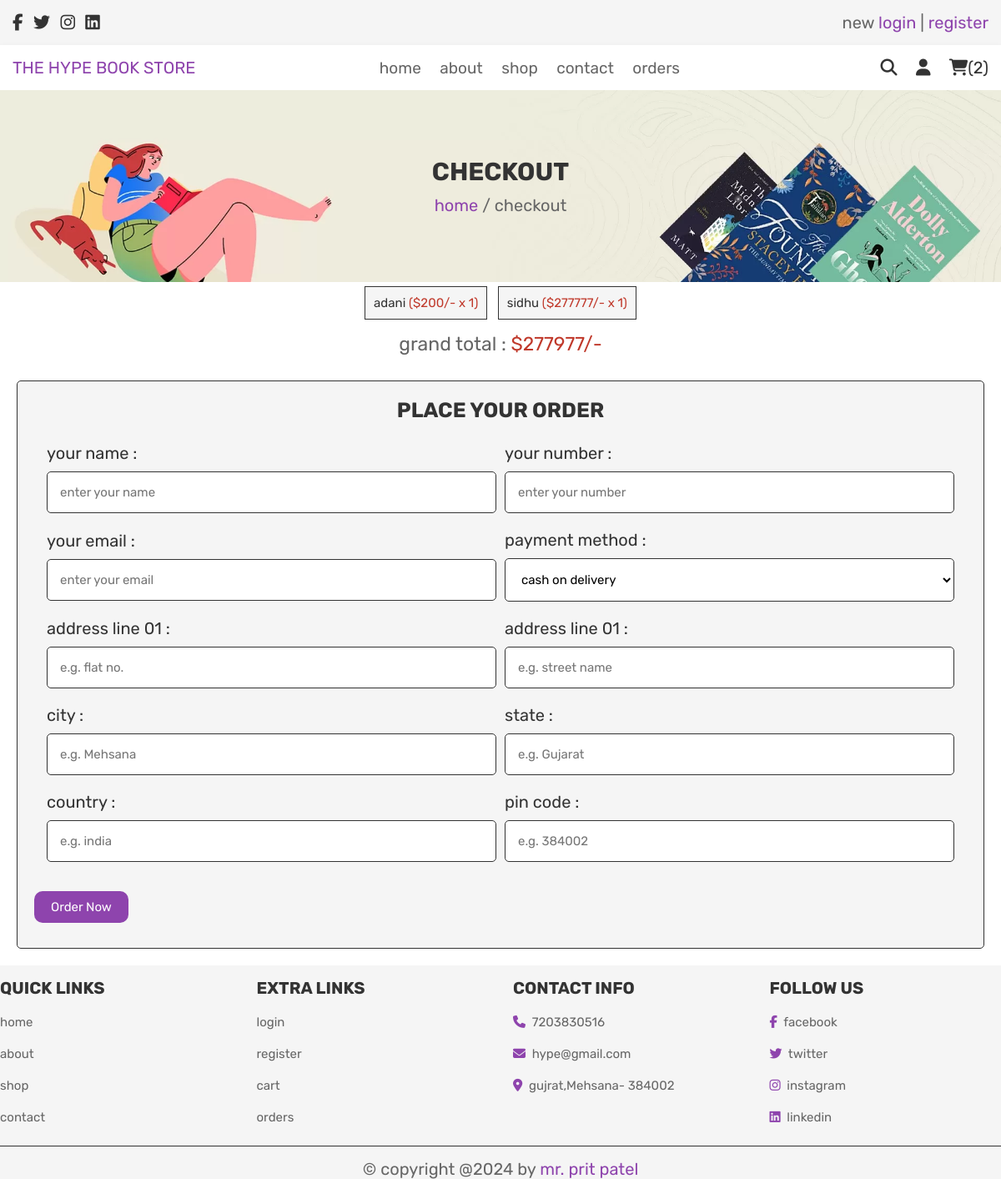
Before: /checkout.php (signed in) with the older database file.
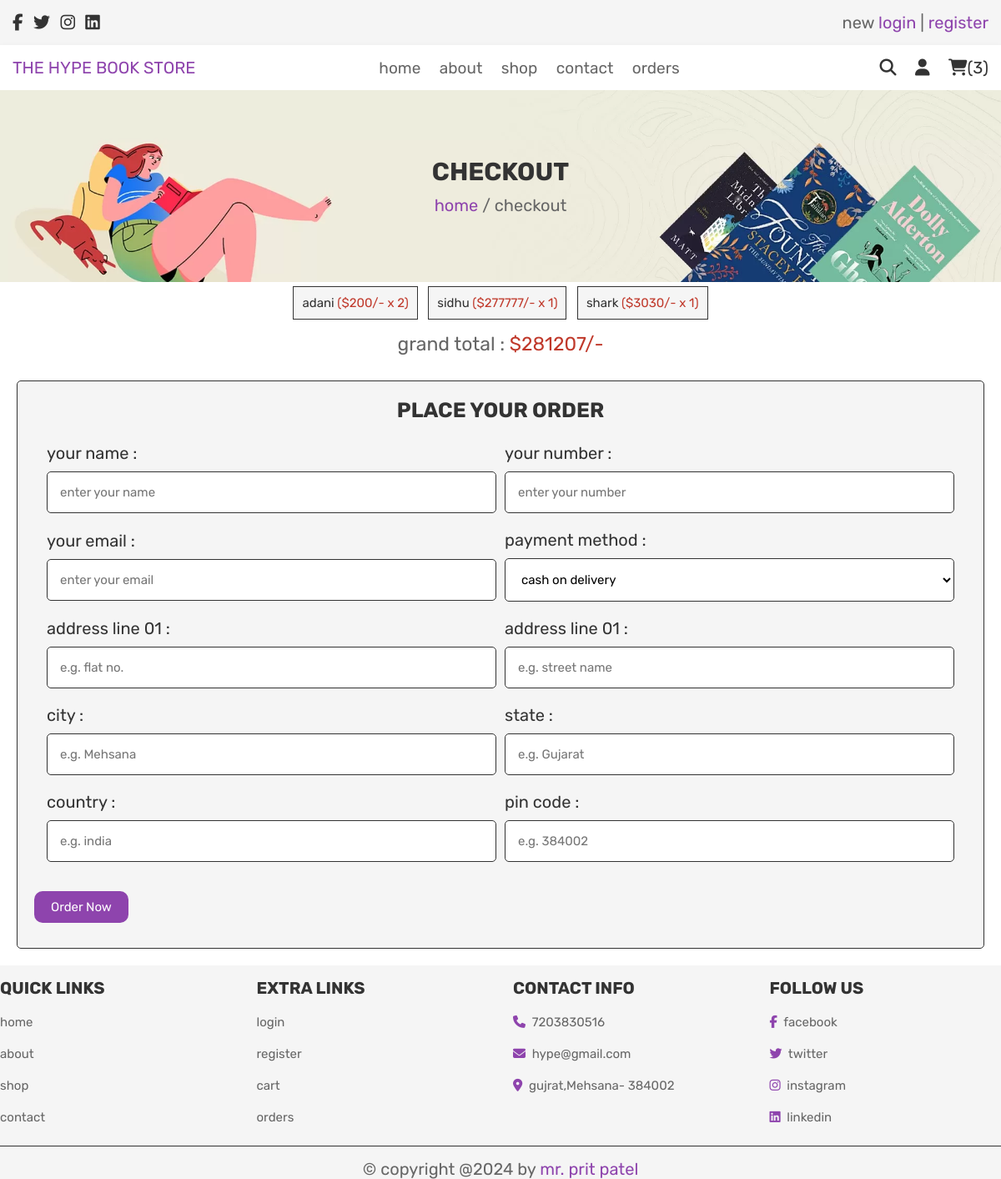
After: the same page with the newer database file.
### tables this page shows
CREATE TABLE IF NOT EXISTS `cart` (
  `id` int NOT NULL AUTO_INCREMENT,
  `user_id` int NOT NULL,
  `name` varchar(100) NOT NULL,
  `auther_name` varchar(100) NOT NULL,
  `price` int NOT NULL,
  `quantity` int NOT NULL,
  `image` varchar(100) NOT NULL,
  PRIMARY KEY (`id`)
);

### checkout.php (the view, shortened to what the changed rows need)
<?php
include 'conn.php';
$user_id = $_SESSION['user_id'];
?>
<!DOCTYPE html>
<html lang="en">
<head>
    <link rel="stylesheet" href="https://cdnjs.cloudflare.com/ajax/libs/font-awesome/6.5.1/css/all.min.css" />
    <link rel="stylesheet" href="css/style.css">
</head>
<body>
   <div class="main">
    <header class="header">
    <div class="header">
        <div class="header-2">
            <div class="flex">
                    <div class="icons">
                    <?php
                        $select_cart_number = mysqli_query($conn, "SELECT * FROM `cart` WHERE user_id = '$user_id'") or die('query failed');
                         $cart_rows_number = mysqli_num_rows($select_cart_number);
                     ?>
                    <a href="cart.php"> <i class="fas fa-shopping-cart"></i><span>(<?php echo $cart_rows_number; ?>)</span> </a>
            </div>
        </div>
    </div>
</header>
<section class="display-order">
   <?php
      $grand_total = 0;
      $select_cart = mysqli_query($conn, "SELECT * FROM `cart` WHERE user_id = '$user_id'") or die('query failed');
      if(mysqli_num_rows($select_cart) > 0){
         while($fetch_cart = mysqli_fetch_assoc($select_cart)){
            $total_price = ($fetch_cart['price'] * $fetch_cart['quantity']);
            $grand_total += $total_price;
   ?>
   <p> <?php echo $fetch_cart['name']; ?> <span>(<?php echo '$'.$fetch_cart['price'].'/-'.' x '. $fetch_cart['quantity']; ?>)</span> </p>
   <?php
      }
   }else{
      echo '<p class="empty">your cart is empty</p>';
   }
   ?>
   <div class="grand-total"> grand total : <span>$<?php echo $grand_total; ?>/-</span> </div>
</section>
</div>
</body>
</html>

Changed rows visible on the page:
changed cart "adani": quantity "1" → "2"
added cart: name "shark", price "3030", quantity "1"
Other visible differences:
$cart_rows_number: "2" → "3"
$grand_total: "277977" → "281207"
